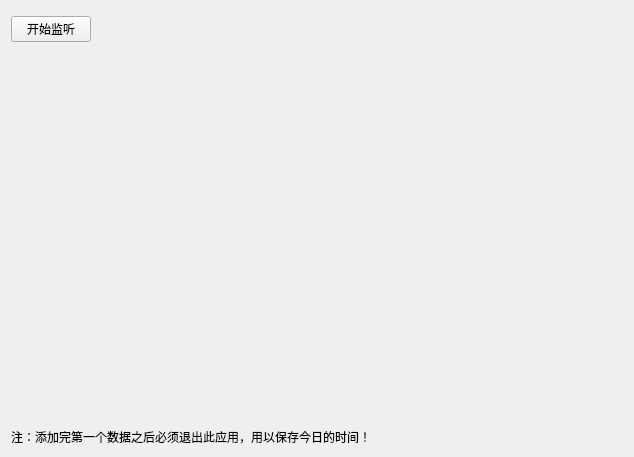
<?xml version="1.0" encoding="UTF-8"?>
<ui version="4.0">
 <class>chartWidget</class>
 <widget class="QWidget" name="chartWidget">
  <property name="geometry">
   <rect>
    <x>0</x>
    <y>0</y>
    <width>634</width>
    <height>457</height>
   </rect>
  </property>
  <property name="windowTitle">
   <string>chartWidget</string>
  </property>
  <layout class="QVBoxLayout" name="verticalLayout" stretch="1,10,0">
   <item>
    <layout class="QHBoxLayout" name="horizontalLayout_2" stretch="1,1,8">
     <item>
      <widget class="QPushButton" name="pushButton_listen">
       <property name="sizePolicy">
        <sizepolicy hsizetype="Fixed" vsizetype="Fixed">
         <horstretch>0</horstretch>
         <verstretch>0</verstretch>
        </sizepolicy>
       </property>
       <property name="text">
        <string>开始监听</string>
       </property>
      </widget>
     </item>
     <item>
      <widget class="QLabel" name="label_listen">
       <property name="text">
        <string/>
       </property>
      </widget>
     </item>
     <item>
      <spacer name="horizontalSpacer">
       <property name="orientation">
        <enum>Qt::Horizontal</enum>
       </property>
       <property name="sizeHint" stdset="0">
        <size>
         <width>40</width>
         <height>20</height>
        </size>
       </property>
      </spacer>
     </item>
    </layout>
   </item>
   <item>
    <widget class="QChartView" name="widget" native="true"/>
   </item>
   <item>
    <widget class="QLabel" name="label">
     <property name="styleSheet">
      <string notr="true">font: 75 9pt &quot;Agency FB&quot;;
注：添加完第一个数据之后必须退出此应用，用以保存今日的时间！</string>
     </property>
     <property name="text">
      <string>注：添加完第一个数据之后必须退出此应用，用以保存今日的时间！</string>
     </property>
    </widget>
   </item>
  </layout>
 </widget>
 <customwidgets>
  <customwidget>
   <class>QChartView</class>
   <extends>QWidget</extends>
   <header>qchartview.h</header>
   <container>1</container>
  </customwidget>
 </customwidgets>
 <resources/>
 <connections/>
</ui>
